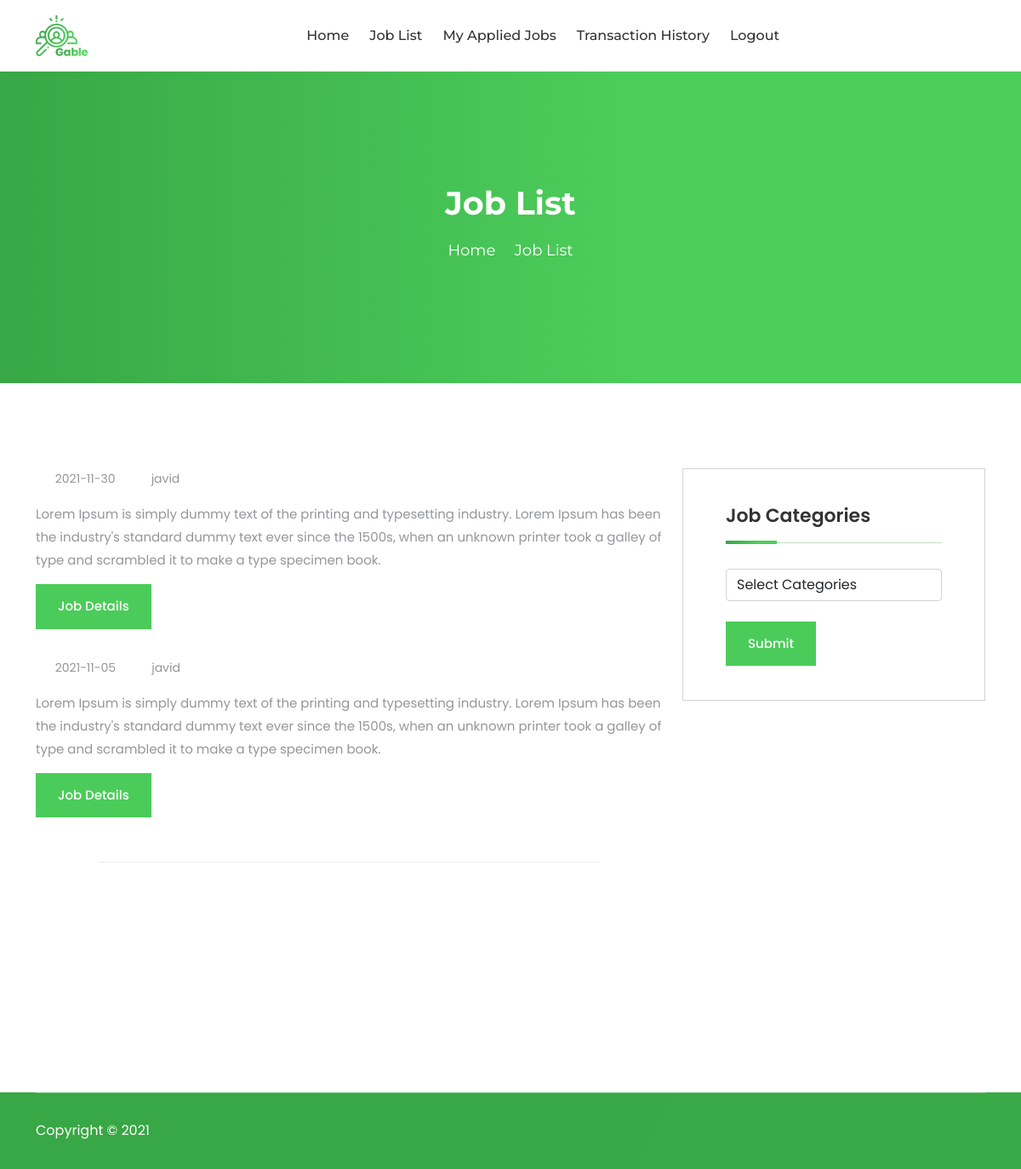
Screenshot of /job-list.php with the database file from the repository.
### tables this page shows
CREATE TABLE IF NOT EXISTS `job` (
  `id` int(100) NOT NULL AUTO_INCREMENT,
  `jobtitle` varchar(100) NOT NULL,
  `categories` varchar(100) NOT NULL,
  `skills` varchar(100) NOT NULL,
  `ldate` date NOT NULL,
  `budget` varchar(100) NOT NULL,
  `username` varchar(100) NOT NULL,
  `description` varchar(250) NOT NULL,
  PRIMARY KEY (`id`)
);

### job-list.php (the view, shortened to what this page needs)
<?php
$query = "select * from job order by id desc";
$data = mysql_query($query);
?>
<!DOCTYPE html>
<html lang="zxx">
<head>
<link rel="stylesheet" href="assets/css/bootstrap.min.css">
<link rel="stylesheet" href="assets/css/meanmenu.css">
<link rel="stylesheet" href="assets/css/icofont.min.css">
<link rel="stylesheet" href="assets/css/owl.carousel.min.css">
<link rel="stylesheet" href="assets/css/owl.theme.default.min.css">
<link rel="stylesheet" href="assets/css/animate.css">
<link rel="stylesheet" href="assets/fonts/flaticon.css">
<link rel="stylesheet" href="assets/css/odometer.min.css">
<link rel="stylesheet" href="assets/css/style.css">
<link rel="stylesheet" href="assets/css/responsive.css">
</head>
<body>
<?php
include "header.php";
?>
<div class="collapse navbar-collapse mean-menu" id="navbarSupportedContent">
<?php
include "user-menu.php";
?>
</div>
</nav>
</div>
</div>
</div>
<div class="page-title-area">
<div class="d-table">
<div class="d-table-cell">
<div class="container">
<div class="page-title-text">
<h2>Job List</h2>
<ul>
<li>
<a href="index.php">Home</a>
</li>
<li>
<i class="icofont-simple-right"></i>
</li>
<li>Job List</li>
</ul>
</div>
</div>
</div>
</div>
</div>
<div class="blog-details-area ptb-100">
<div class="container">
<div class="row">
<div class="col-lg-8">
<div class="blog-details-item">
<div class="blog-details-img">
<?php while($rec = mysql_fetch_array($data)) { ?>
<ul>
<li>
<i class="icofont-calendar"></i>
 <?php echo $rec['ldate']; ?>
</li>
<li>
<i class="icofont-user-alt-7"></i>
<a href="#"><?php echo $rec['username']; ?></a>
</li>
</ul>
<p><?php echo $rec['description']; ?></p>
<div class="blog-details-form">
<div class="text-left">
<a class="btn blog-details-btn" href="job-details.php?id=<?php echo $rec['id']; ?>">Job Details</a>
</div>
</div>
<hr>
<?php } ?>
</div>
</div>
</div>
<div class="col-lg-4">
<div class="blog-details-item">
<div class="single-resume-category">
<h3>Job Categories</h3>
<ul>
<form method="post" action="job-list-categories.php">
<select name="categories" id='categories' required class="form-control">
                          <option value="" >Select Categories </option>
                        </select><br>
                        <div class="blog-details-form">
<div class="text-left">
<input type="submit" class="btn blog-details-btn" value="Submit">
</div>
</div>
</form>
</ul>
</div>
</div>
</div>
</div>
</div>
</div>
<footer>
<?php
include "footer.php";
?>
</footer>
</body>
</html>

### header.php (shortened to what this page needs)
</head>
<body>
<div class="navbar-area fixed-top">
<div class="main-nav">
<div class="container">
<nav class="navbar navbar-expand-md navbar-light">
<a class="navbar-brand" href="index.html">
<img src="assets/img/logo.png" alt="Logo">
</a>

### user-menu.php
<ul class="navbar-nav">
<li class="nav-item">
<a href="user-dashboard.php" class="nav-link">Home</a>
</li>
<li class="nav-item">
<a href="job-list.php" class="nav-link">Job List</a>
</li>
<li class="nav-item">
<a href="applied-jobs.php" class="nav-link">My Applied Jobs</a>
</li>
<li class="nav-item">
<a href="user-transaction-history.php" class="nav-link">Transaction History</a>
</li>
<li class="nav-item">
<a href="logout.php" class="nav-link">Logout</a>
</li>
</ul>

### footer.php (shortened to what this page needs)
<div class="container">
<div class="copyright-area">
<div class="row">
<div class="col-lg-6">
<div class="copyright-item">
<p>Copyright © 2021</p>
</div>
</div>
<div class="col-lg-6">
</div>
</div>
</div>
</div>

### assets/css/meanmenu.css (style rules this page uses)
body { font-family:oswald,sans-serif;padding:0;margin:0;font-size:15px;background-color:#f1f1f1 }
.main-nav { background:#000;position:absolute;top:0;left:0;padding-top:15px;padding-bottom:15px;width:100%;z-index:999;height:auto }
.navbar-light .navbar-brand,.navbar-light .navbar-brand:hover { color:#fff;font-weight:700;text-transform:uppercase }
.main-nav nav ul { padding:0;margin:0;list-style-type:none }
.main-nav nav .navbar-nav .nav-item { position:relative;padding:15px 0 }
.main-nav nav .navbar-nav .nav-item a { font-weight:500;font-size:16px;text-transform:uppercase;color:#fff;padding-left:0;padding-right:0;padding-top:0;padding-bottom:0;margin-left:15px;margin-right:15px }

### assets/css/style.css (style rules this page uses)
body { font-family:poppins,sans-serif;color:#fff;background-color:#fff;font-size:16px }
h1,h2,h3,h4,h5,h6 { color:#333;line-height:1.4 }
p { line-height:1.8 }
a { -webkit-transition:.5s all ease;transition:.5s all ease;text-decoration:none }
img { max-width:100% }
.d-table { width:100%;height:100% }
.d-table-cell { vertical-align:middle }
.ptb-100 { padding-top:100px;padding-bottom:100px }
.navbar-light .navbar-brand,.navbar-light .navbar-brand:hover { width:65px;padding-top:0;padding-bottom:0 }
.main-nav { background-color:#fff;-webkit-transition:.5s all ease;transition:.5s all ease }
.main-nav nav { padding-top:0;padding-bottom:0 }
.main-nav nav .navbar-nav { margin-left:auto;margin-right:auto }
.main-nav nav .navbar-nav .nav-item { -webkit-transition:.5s all ease;transition:.5s all ease }
.main-nav nav .navbar-nav .nav-item a { font-weight:500;font-size:16px;text-transform:capitalize;color:#333;font-family:montserrat,sans-serif;margin-left:12px;margin-right:12px;-webkit-transition:.5s all ease;transition:.5s all ease }
footer { background-image:url(../img/home-1/footer-bg.png);background-size:cover;background-position:center center;background-repeat:no-repeat }
.copyright-area { padding-top:30px;padding-bottom:30px;border-top:1px solid #6bbf75;margin-top:70px }
.copyright-item p { margin-bottom:0 }
.page-title-area { height:450px;background:-webkit-gradient(linear,left top,right top,from(#38a745),color-stop(63%,#4cce5b));background:linear-gradient(90deg,#38a745 0%,#4cce5b 63%) }
.page-title-text { text-align:center;margin-top:70px }
.page-title-text h2 { color:#fff;margin-bottom:15px;font-weight:700;font-family:montserrat,sans-serif;font-size:38px }
.page-title-text ul { margin:0;padding:0 }
.page-title-text ul li { list-style-type:none;display:inline-block;font-family:montserrat,sans-serif;font-size:18px }
.page-title-text ul li a { display:block;color:#fff }
.single-resume-category { padding:40px 50px;margin-bottom:30px;border:1px solid #80829159 }
.single-resume-category h3 { margin-bottom:30px;padding-bottom:15px;font-weight:600;font-size:22px;border-bottom:1px solid #0080003d;position:relative }
.single-resume-category h3:before { position:absolute;content:'';width:60px;height:4px;bottom:-2px;left:0;background:-webkit-gradient(linear,left top,right top,from(#38a745),color-stop(63%,#4cce5b));background:linear-gradient(90deg,#38a745 0%,#4cce5b 63%) }
.single-resume-category ul { margin:0;padding:0 }
.blog-details-area { padding-bottom:170px }
.blog-details-item { margin-bottom:30px }
.blog-details-item .blog-details-img { position:relative;padding-bottom:20px }
.blog-details-item .blog-details-img:before { position:absolute;content:'';width:80%;height:1px;left:0;right:0;bottom:0;margin-left:auto;margin-right:auto;background-color:#ebebeb }
.blog-details-item .blog-details-img ul { margin:0;padding:0;margin-bottom:16px }
.blog-details-item .blog-details-img ul li { list-style-type:none;display:inline-block;color:#95969c;font-size:14px;margin-right:15px }
.blog-details-item .blog-details-img ul li a { display:inline-block;color:#95969c }
.blog-details-item .blog-details-img ul li i { display:inline-block;background:-webkit-gradient(linear,left top,right top,from(#38a745),color-stop(63%,#4cce5b));background:linear-gradient(90deg,#38a745 0%,#4cce5b 63%);-webkit-background-clip:text;background-clip:text;-webkit-text-fill-color:transparent;font-size:18px;margin-right:5px }
.blog-details-item .blog-details-img p { margin-bottom:15px;color:#95969c;font-size:15px }
.blog-details-item .blog-details-form .blog-details-btn { color:#fff;border:1px solid #4bcc5a;padding:14px 25px;font-size:15px;font-weight:500;background-color:#4bcc5a;-webkit-transition:.5s all ease;transition:.5s all ease;border-radius:0;opacity:1 }

### rows the page displays
job: ldate "2021-11-30", username "javid", description "Lorem Ipsum is simply dummy text of the printing and typesetting industry. Lorem Ipsum has been the industry's standard dummy text ever since the 1500s, when an unknown printer took a galley of type and scrambled it to make a type specimen book."
job: ldate "2021-11-05", username "javid", description "Lorem Ipsum is simply dummy text of the printing and typesetting industry. Lorem Ipsum has been the industry's standard dummy text ever since the 1500s, when an unknown printer took a galley of type and scrambled it to make a type specimen book."
